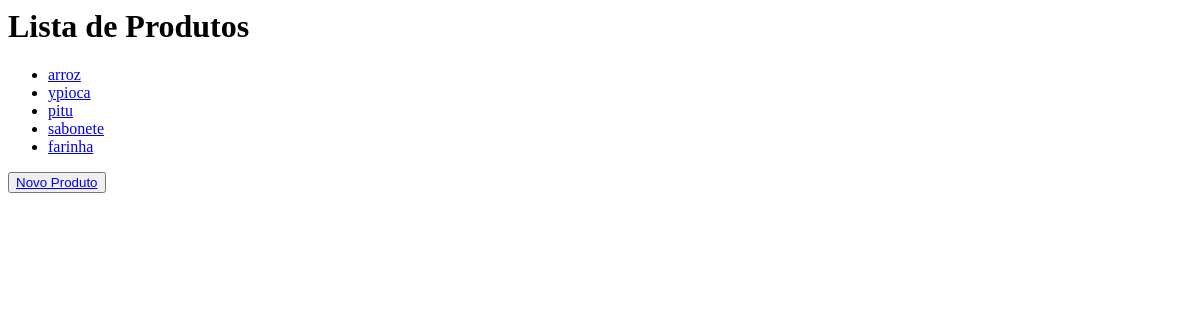
Page /produtos/ on the earlier database version.
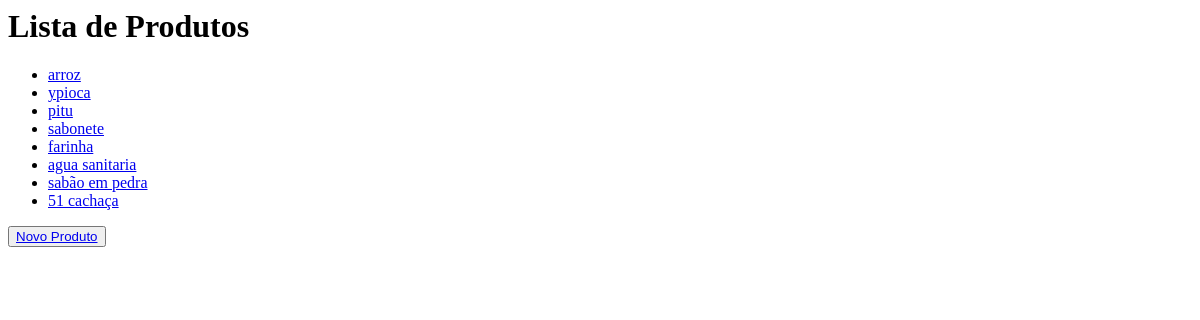
Same page on the later database version.
### produtos/models.py (models this page shows, shortened)
class Produto(models.Model):
    nome = models.CharField(max_length=100, null=False, blank=False)
    codigo = models.CharField(max_length=100, unique=True,null=False, blank=False)
    descricao = models.TextField()
    preco = models.DecimalField(max_digits=10, decimal_places=2)
    quantidade = models.IntegerField()
    dataCriacao = models.DateTimeField(auto_now_add=True)
    categoriass = models.ManyToManyField('Categoria')
    fornecedor = models.ForeignKey('Fornecedor', on_delete=models.CASCADE)

### produtos/views.py (the view)
# urls.py: path('produtos/', views.lista_Produtos,name='lista_Produtos'),
def lista_Produtos(request):
    produtos = Produto.objects.all()
    return render(request, 'lista_produtos.html', {'produtos': produtos})

### produtos/templates/lista_produtos.html
<h1>Lista de Produtos</h1>
<ul>
    {% for produto in produtos %}
        <li><a href="{% url 'detalhes_Produto' produto.id %}">{{produto.nome}}</a></li>
    {% endfor %}
</ul>
<button><a href="{% url 'adicionar_produto' %}">Novo Produto</a></button>

Differences in the rows shown:
added Produto: nome "agua sanitaria"
added Produto: nome "sabão em pedra"
added Produto: nome "51 cachaça"
